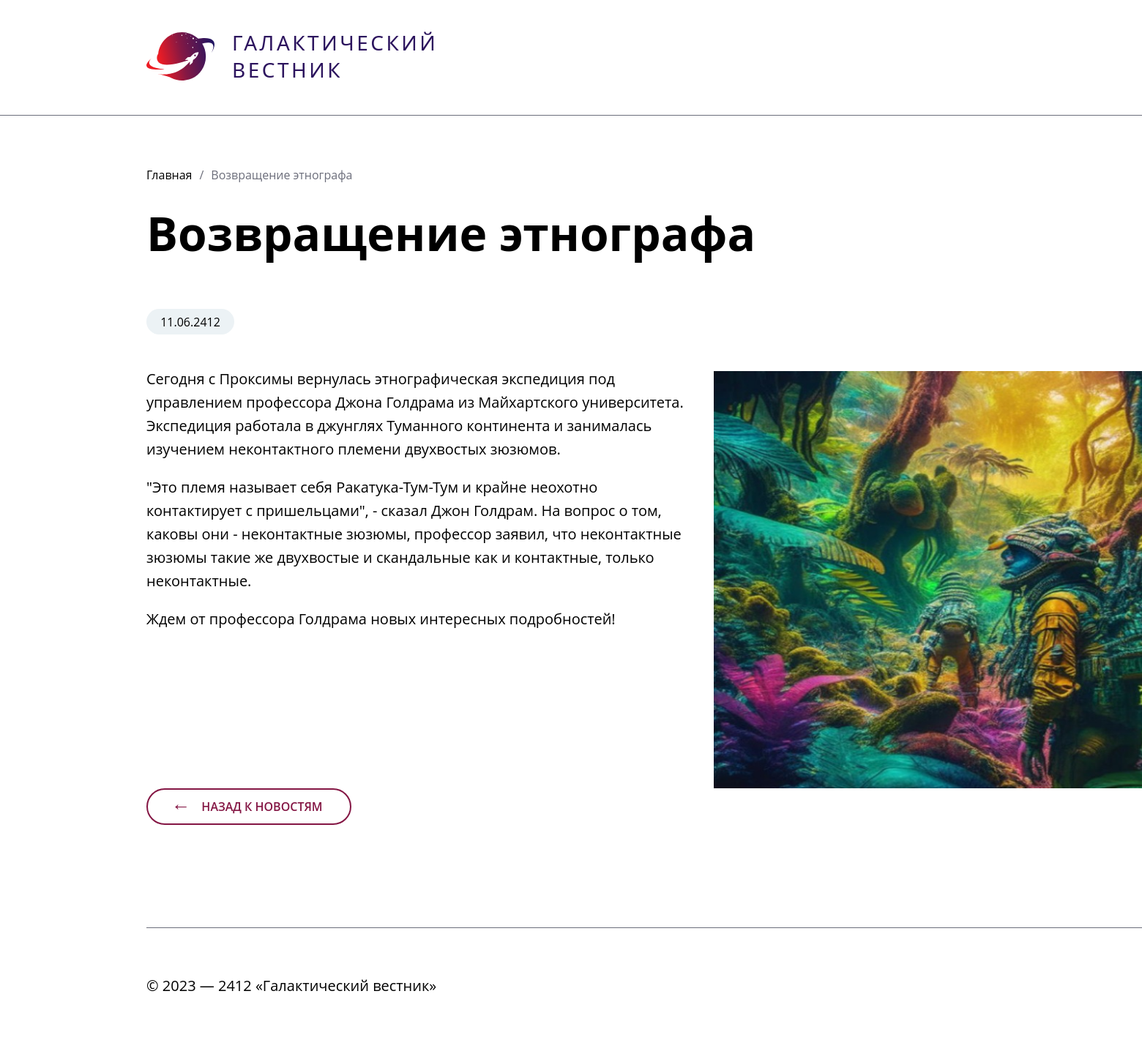
Page /work_news.php/?id=16 on the committed database.
### tables this page shows
CREATE TABLE `news` (
  `id` int(11) unsigned NOT NULL AUTO_INCREMENT,
  `date` datetime NULL DEFAULT NULL,
  `title` varchar(250) NOT NULL DEFAULT '',
  `announce` text NULL DEFAULT NULL,
  `content` text NULL DEFAULT NULL,
  `image` varchar(250) NOT NULL DEFAULT '',
  PRIMARY KEY (`id`),
  KEY `id` (`id`),

  KEY `idx_news_date` (`date`));

### resources/Repository.php (called while the page is built, shortened)
<?php
    class Repository{
        private function getRepo(){
            require 'connect.php';
            mysqli_query($link, "SET NAMES 'utf8'");
            $query = "SELECT * FROM news";
            $res = mysqli_query($link, $query) or die(mysqli_error($link));
            for ($data = []; $row = mysqli_fetch_assoc($res);$data[] = $row);
            return $data;
        }
        public function getTitles(){
            $titles = [];
            foreach ($this->getRepo() as $news){
                $titles[$news['id']] = $news['title'];
            }
            return $titles;
        }
        public function getNews(){
            $content = [];
            foreach($this->getRepo() as $news){
                $content[$news['id']] = $news;
            }
            return $content;
        }
    }
?>

### work_news/controllers/WorkNewsPage.php (called while the page is built)
<?php
require_once 'resources/Repository.php';
    class WorkNews extends Repository{
        public function getWorkNewsByIndex() {
            $data = [];
            $content = $this->getNews();
            if(isset($_GET['id'])){
                $id = $_GET['id'];
                if(isset($content[$id])){
                    $data = $content[$id];
                }
                return $data;
            }
        }
    }
?>

### work_news/controllers/WorkNewsTitle.php (called while the page is built, shortened)
<?php
require_once 'resources/Repository.php';
class WorkNewsTitle extends Repository{
    public function showWNTitle(){
        $titleItem = $this->getTitles();
    }
}

### work_news/models/work_news_title.php (called while the page is built, shortened)
<?php
    require_once 'work_news/controllers/WorkNewsTitle.php';
    $work_news_title = new WorkNewsTitle();
    $work_news_title->showWNTitle();
?>

### work_news/models/news_index.php (the view, shortened to what this page needs)
<div class ="menu">
	<a href="/project/main.php">Главная</a>
	<p>/</p>
	<?php
	require_once 'work_news/controllers/WorkNewsPage.php';
	$work_news = new WorkNews();
	$news = $work_news->getWorkNewsByIndex();
	$title = $news['title'];
	$date_db = date_create($news['date']);
	$date = date_format($date_db, 'd.m.Y');
	$content = $news['content'];
	$pic = "/project/pics/$news[image]";
	?>
	<p> <?php echo $title ?> </p>
</div>
<h1> <?php echo $title ?> </h1>
<div class="main-content">
	<div class ="text">
		<div class="news-time">
			<p> <?php echo $date ?> </p>
		</div>
		<div class="news-text">
			<?php echo $content ?>
		</div>
	</div>
	<div class="img">
		<img src="<?php echo $pic ?>" alt="content picture">
	</div>
</div>
<div class="back-page">
	<a href="/project/main.php">
		<span class="left-arr">&#8592</span>
		НАЗАД К НОВОСТЯМ
	</a>
</div>

### resources/styles.css (style rules this page uses)
* { margin: 0; padding: 0; }
a { text-decoration: none; }
h1, h2, p, a { font-family: 'Open Sans'; }
body { width: 1920px; }
.wrapper { box-sizing: border-box; padding: 0 200px; }
.header a { display: block; width: 390px; }
.header a .logo { display: flex; }
.header .logo img { background-image: 'logo.svg'; }
.header .logo h2 { padding-left: 24px; font-family: 'Segoe UI'; font-weight: 400; font-size: 28px; line-height: 37px; letter-spacing: 3.5px; color: #2C145E; }
.block-news .news .news-subject .news-time, .content-news .main-content .news-time { display: flex; border-radius: 60px; width: 120px; height: 35px; background-color: #ECF2F5; justify-content: center; align-items: center; }
footer .copyright { border-top: 1px solid #6C6E7B; box-sizing: border-box; font-size: 20px; padding: 65px 0; }
.content-news .menu { box-sizing: border-box; display: flex; margin-top: 70px; }
.content-news .menu a { color: #000000; }
.content-news .menu p { box-sizing: border-box; color: #6C6E7B; margin-left: 10px; }
.content-news .main-content { display: flex; }
.content-news .main-content .text, .content-news .main-content .img { width: 760px; }
.content-news .main-content .text { box-sizing: border-box; padding-right: 10px; }
.content-news h1 { box-sizing: border-box; font-size: 64px; margin-top: 25px; }
.content-news .main-content .text .news-time { box-sizing: border-box; margin-top: 60px; }
.content-news .main-content .text .news-text { box-sizing: border-box; margin-top: 45px; font-size: 20px; line-height: 32px; }
.content-news .main-content .text .news-text p { box-sizing: border-box; margin-bottom: 1em; }
.content-news .main-content .img { display: flex; box-sizing: border-box; align-items: center; justify-content: center; margin-top: 145px; margin-left: 20px; }
.content-news .main-content .img img { width: 740px; height: 570px; }
.content-news .back-page { display: flex; box-sizing: border-box; width: 280px; height: 50px; border: 2px solid #841644; border-radius: 30px; align-items: center; justify-content: center; margin-bottom: 140px; }
.content-news .back-page a { display: flex; position: absolute; font-weight: 600; font-size: 16px; color: #841644; align-items: center; justify-content: center; }
.content-news .back-page a .left-arr { box-sizing: border-box; display: flex; position: relative; left: -5px; top: -5px; margin-right: 10px; align-items: center; color: #841644; height: 15px; font-size: 26px; }

### rows in the picture
news: title "Возвращение этнографа", date "11.06.2412", content "Сегодня с Проксимы вернулась этнографическая экспедиция под управлением профессора Джона Голдрама из Майхартского университета. Экспедиция работала в джунглях Туманного континента и занималась изучением неконтактного племени двухвостых зюзюмов. \"Это племя называет себя Ракатука-Тум-Тум и крайне неохотно контактирует с пришельцами\", - сказал Джон Голдрам. На вопрос о том, каковы они - неконтактные зюзюмы, профессор заявил, что неконтактные зюзюмы такие же двухвостые и скандальные как и контактные, только неконтактные. Ждем от профессора Голдрама новых интересных подробностей!", image (picture)
